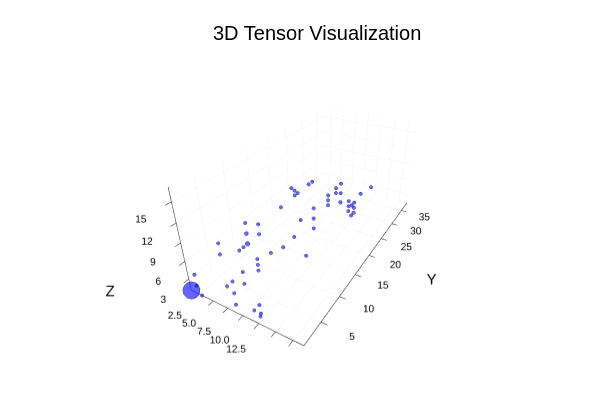

Notebook code cell kept with this figure:
### Code cell
plot_tensor(T)

### Figure 1 — Plotly figure (JSON) as saved in the notebook; plotly's stock layout.template omitted (floating-point values rounded to 4 significant figures)
{"data": [{"colorbar": {"len": 0.8657, "title": "", "x": 0.9934, "y": 0.5087}, "legendgroup": "y1", "marker": {"color": "rgba(0, 0, 255, 0.600)", "line": {"color": "rgba(0, 0, 0, 0.600)", "width": 1}, "size": 10, "symbol": "circle"}, "mode": "markers", "name": "y1", "scene": "scene", "showlegend": true, "type": "scatter3d", "x": [1], "xaxis": "x", "y": [1], "yaxis": "y", "z": [1], "zaxis": "z"}, {"colorbar": {"len": 0.8657, "title": "", "x": 0.9934, "y": 0.5087}, "legendgroup": "y1", "marker": {"color": "rgba(0, 0, 255, 0.600)", "line": {"color": "rgba(0, 0, 0, 0.600)", "width": 1}, "size": 2.006, "symbol": "circle"}, "mode": "markers", "name": "y1", "scene": "scene", "showlegend": false, "type": "scatter3d", "x": [3], "xaxis": "x", "y": [1], "yaxis": "y", "z": [1], "zaxis": "z"}, {"colorbar": {"len": 0.8657, "title": "", "x": 0.9934, "y": 0.5087}, "legendgroup": "y1", "marker": {"color": "rgba(0, 0, 255, 0.600)", "line": {"color": "rgba(0, 0, 0, 0.600)", "width": 1}, "size": 2.002, "symbol": "circle"}, "mode": "markers", "name": "y1", "scene": "scene", "showlegend": false, "type": "scatter3d", "x": [1], "xaxis": "x", "y": [2], "yaxis": "y", "z": [1], "zaxis": "z"}, {"colorbar": {"len": 0.8657, "title": "", "x": 0.9934, "y": 0.5087}, "legendgroup": "y1", "marker": {"color": "rgba(0, 0, 255, 0.600)", "line": {"color": "rgba(0, 0, 0, 0.600)", "width": 1}, "size": 2.022, "symbol": "circle"}, "mode": "markers", "name": "y1", "scene": "scene", "showlegend": false, "type": "scatter3d", "x": [8], "xaxis": "x", "y": [2], "yaxis": "y", "z": [1], "zaxis": "z"}, {"colorbar": {"len": 0.8657, "title": "", "x": 0.9934, "y": 0.5087}, "legendgroup": "y1", "marker": {"color": "rgba(0, 0, 255, 0.600)", "line": {"color": "rgba(0, 0, 0, 0.600)", "width": 1}, "size": 2.001, "symbol": "circle"}, "mode": "markers", "name": "y1", "scene": "scene", "showlegend": false, "type": "scatter3d", "x": [12], "xaxis": "x", "y": [2], "yaxis": "y", "z": [1], "zaxis": "z"}, {"colorbar": {"len": 0.8657, "title": "", "x": 0.9934, "y": 0.5087}, "legendgroup": "y1", "marker": {"color": "rgba(0, 0, 255, 0.600)", "line": {"color": "rgba(0, 0, 0, 0.600)", "width": 1}, "size": 2.007, "symbol": "circle"}, "mode": "markers", "name": "y1", "scene": "scene", "showlegend": false, "type": "scatter3d", "x": [1], "xaxis": "x", "y": [11], "yaxis": "y", "z": [1], "zaxis": "z"}, {"colorbar": {"len": 0.8657, "title": "", "x": 0.9934, "y": 0.5087}, "legendgroup": "y1", "marker": {"color": "rgba(0, 0, 255, 0.600)", "line": {"color": "rgba(0, 0, 0, 0.600)", "width": 1}, "size": 2.007, "symbol": "circle"}, "mode": "markers", "name": "y1", "scene": "scene", "showlegend": false, "type": "scatter3d", "x": [1], "xaxis": "x", "y": [12], "yaxis": "y", "z": [1], "zaxis": "z"}, {"colorbar": {"len": 0.8657, "title": "", "x": 0.9934, "y": 0.5087}, "legendgroup": "y1", "marker": {"color": "rgba(0, 0, 255, 0.600)", "line": {"color": "rgba(0, 0, 0, 0.600)", "width": 1}, "size": 2.725, "symbol": "circle"}, "mode": "markers", "name": "y1", "scene": "scene", "showlegend": false, "type": "scatter3d", "x": [1], "xaxis": "x", "y": [13], "yaxis": "y", "z": [1], "zaxis": "z"}, {"colorbar": {"len": 0.8657, "title": "", "x": 0.9934, "y": 0.5087}, "legendgroup": "y1", "marker": {"color": "rgba(0, 0, 255, 0.600)", "line": {"color": "rgba(0, 0, 0, 0.600)", "width": 1}, "size": 2.002, "symbol": "circle"}, "mode": "markers", "name": "y1", "scene": "scene", "showlegend": false, "type": "scatter3d", "x": [1], "xaxis": "x", "y": [16], "yaxis": "y", "z": [1], "zaxis": "z"}, {"colorbar": {"len": 0.8657, "title": "", "x": 0.9934, "y": 0.5087}, "legendgroup": "y1", "marker": {"color": "rgba(0, 0, 255, 0.600)", "line": {"color": "rgba(0, 0, 0, 0.600)", "width": 1}, "size": 2.01, "symbol": "circle"}, "mode": "markers", "name": "y1", "scene": "scene", "showlegend": false, "type": "scatter3d", "x": [8], "xaxis": "x", "y": [22], "yaxis": "y", "z": [1], "zaxis": "z"}, {"colorbar": {"len": 0.8657, "title": "", "x": 0.9934, "y": 0.5087}, "legendgroup": "y1", "marker": {"color": "rgba(0, 0, 255, 0.600)", "line": {"color": "rgba(0, 0, 0, 0.600)", "width": 1}, "size": 2.14, "symbol": "circle"}, "mode": "markers", "name": "y1", "scene": "scene", "showlegend": false, "type": "scatter3d", "x": [8], "xaxis": "x", "y": [32], "yaxis": "y", "z": [1], "zaxis": "z"}, {"colorbar": {"len": 0.8657, "title": "", "x": 0.9934, "y": 0.5087}, "legendgroup": "y1", "marker": {"color": "rgba(0, 0, 255, 0.600)", "line": {"color": "rgba(0, 0, 0, 0.600)", "width": 1}, "size": 2.0, "symbol": "circle"}, "mode": "markers", "name": "y1", "scene": "scene", "showlegend": false, "type": "scatter3d", "x": [12], "xaxis": "x", "y": [1], "yaxis": "y", "z": [3], "zaxis": "z"}, {"colorbar": {"len": 0.8657, "title": "", "x": 0.9934, "y": 0.5087}, "legendgroup": "y1", "marker": {"color": "rgba(0, 0, 255, 0.600)", "line": {"color": "rgba(0, 0, 0, 0.600)", "width": 1}, "size": 2.044, "symbol": "circle"}, "mode": "markers", "name": "y1", "scene": "scene", "showlegend": false, "type": "scatter3d", "x": [13], "xaxis": "x", "y": [1], "yaxis": "y", "z": [3], "zaxis": "z"}, {"colorbar": {"len": 0.8657, "title": "", "x": 0.9934, "y": 0.5087}, "legendgroup": "y1", "marker": {"color": "rgba(0, 0, 255, 0.600)", "line": {"color": "rgba(0, 0, 0, 0.600)", "width": 1}, "size": 2.075, "symbol": "circle"}, "mode": "markers", "name": "y1", "scene": "scene", "showlegend": false, "type": "scatter3d", "x": [1], "xaxis": "x", "y": [2], "yaxis": "y", "z": [3], "zaxis": "z"}, {"colorbar": {"len": 0.8657, "title": "", "x": 0.9934, "y": 0.5087}, "legendgroup": "y1", "marker": {"color": "rgba(0, 0, 255, 0.600)", "line": {"color": "rgba(0, 0, 0, 0.600)", "width": 1}, "size": 2.027, "symbol": "circle"}, "mode": "markers", "name": "y1", "scene": "scene", "showlegend": false, "type": "scatter3d", "x": [8], "xaxis": "x", "y": [2], "yaxis": "y", "z": [3], "zaxis": "z"}, {"colorbar": {"len": 0.8657, "title": "", "x": 0.9934, "y": 0.5087}, "legendgroup": "y1", "marker": {"color": "rgba(0, 0, 255, 0.600)", "line": {"color": "rgba(0, 0, 0, 0.600)", "width": 1}, "size": 2.002, "symbol": "circle"}, "mode": "markers", "name": "y1", "scene": "scene", "showlegend": false, "type": "scatter3d", "x": [12], "xaxis": "x", "y": [2], "yaxis": "y", "z": [3], "zaxis": "z"}, {"colorbar": {"len": 0.8657, "title": "", "x": 0.9934, "y": 0.5087}, "legendgroup": "y1", "marker": {"color": "rgba(0, 0, 255, 0.600)", "line": {"color": "rgba(0, 0, 0, 0.600)", "width": 1}, "size": 2.017, "symbol": "circle"}, "mode": "markers", "name": "y1", "scene": "scene", "showlegend": false, "type": "scatter3d", "x": [8], "xaxis": "x", "y": [4], "yaxis": "y", "z": [3], "zaxis": "z"}, {"colorbar": {"len": 0.8657, "title": "", "x": 0.9934, "y": 0.5087}, "legendgroup": "y1", "marker": {"color": "rgba(0, 0, 255, 0.600)", "line": {"color": "rgba(0, 0, 0, 0.600)", "width": 1}, "size": 2.005, "symbol": "circle"}, "mode": "markers", "name": "y1", "scene": "scene", "showlegend": false, "type": "scatter3d", "x": [1], "xaxis": "x", "y": [7], "yaxis": "y", "z": [3], "zaxis": "z"}, {"colorbar": {"len": 0.8657, "title": "", "x": 0.9934, "y": 0.5087}, "legendgroup": "y1", "marker": {"color": "rgba(0, 0, 255, 0.600)", "line": {"color": "rgba(0, 0, 0, 0.600)", "width": 1}, "size": 2.003, "symbol": "circle"}, "mode": "markers", "name": "y1", "scene": "scene", "showlegend": false, "type": "scatter3d", "x": [8], "xaxis": "x", "y": [7], "yaxis": "y", "z": [3], "zaxis": "z"}, {"colorbar": {"len": 0.8657, "title": "", "x": 0.9934, "y": 0.5087}, "legendgroup": "y1", "marker": {"color": "rgba(0, 0, 255, 0.600)", "line": {"color": "rgba(0, 0, 0, 0.600)", "width": 1}, "size": 2.299, "symbol": "circle"}, "mode": "markers", "name": "y1", "scene": "scene", "showlegend": false, "type": "scatter3d", "x": [1], "xaxis": "x", "y": [13], "yaxis": "y", "z": [3], "zaxis": "z"}, {"colorbar": {"len": 0.8657, "title": "", "x": 0.9934, "y": 0.5087}, "legendgroup": "y1", "marker": {"color": "rgba(0, 0, 255, 0.600)", "line": {"color": "rgba(0, 0, 0, 0.600)", "width": 1}, "size": 2.006, "symbol": "circle"}, "mode": "markers", "name": "y1", "scene": "scene", "showlegend": false, "type": "scatter3d", "x": [8], "xaxis": "x", "y": [13], "yaxis": "y", "z": [3], "zaxis": "z"}, {"colorbar": {"len": 0.8657, "title": "", "x": 0.9934, "y": 0.5087}, "legendgroup": "y1", "marker": {"color": "rgba(0, 0, 255, 0.600)", "line": {"color": "rgba(0, 0, 0, 0.600)", "width": 1}, "size": 2.003, "symbol": "circle"}, "mode": "markers", "name": "y1", "scene": "scene", "showlegend": false, "type": "scatter3d", "x": [12], "xaxis": "x", "y": [13], "yaxis": "y", "z": [3], "zaxis": "z"}, {"colorbar": {"len": 0.8657, "title": "", "x": 0.9934, "y": 0.5087}, "legendgroup": "y1", "marker": {"color": "rgba(0, 0, 255, 0.600)", "line": {"color": "rgba(0, 0, 0, 0.600)", "width": 1}, "size": 2.005, "symbol": "circle"}, "mode": "markers", "name": "y1", "scene": "scene", "showlegend": false, "type": "scatter3d", "x": [1], "xaxis": "x", "y": [16], "yaxis": "y", "z": [3], "zaxis": "z"}, {"colorbar": {"len": 0.8657, "title": "", "x": 0.9934, "y": 0.5087}, "legendgroup": "y1", "marker": {"color": "rgba(0, 0, 255, 0.600)", "line": {"color": "rgba(0, 0, 0, 0.600)", "width": 1}, "size": 2.0, "symbol": "circle"}, "mode": "markers", "name": "y1", "scene": "scene", "showlegend": false, "type": "scatter3d", "x": [8], "xaxis": "x", "y": [16], "yaxis": "y", "z": [3], "zaxis": "z"}, {"colorbar": {"len": 0.8657, "title": "", "x": 0.9934, "y": 0.5087}, "legendgroup": "y1", "marker": {"color": "rgba(0, 0, 255, 0.600)", "line": {"color": "rgba(0, 0, 0, 0.600)", "width": 1}, "size": 2.013, "symbol": "circle"}, "mode": "markers", "name": "y1", "scene": "scene", "showlegend": false, "type": "scatter3d", "x": [8], "xaxis": "x", "y": [22], "yaxis": "y", "z": [3], "zaxis": "z"}, {"colorbar": {"len": 0.8657, "title": "", "x": 0.9934, "y": 0.5087}, "legendgroup": "y1", "marker": {"color": "rgba(0, 0, 255, 0.600)", "line": {"color": "rgba(0, 0, 0, 0.600)", "width": 1}, "size": 2.004, "symbol": "circle"}, "mode": "markers", "name": "y1", "scene": "scene", "showlegend": false, "type": "scatter3d", "x": [13], "xaxis": "x", "y": [26], "yaxis": "y", "z": [3], "zaxis": "z"}, {"colorbar": {"len": 0.8657, "title": "", "x": 0.9934, "y": 0.5087}, "legendgroup": "y1", "marker": {"color": "rgba(0, 0, 255, 0.600)", "line": {"color": "rgba(0, 0, 0, 0.600)", "width": 1}, "size": 2.001, "symbol": "circle"}, "mode": "markers", "name": "y1", "scene": "scene", "showlegend": false, "type": "scatter3d", "x": [1], "xaxis": "x", "y": [27], "yaxis": "y", "z": [3], "zaxis": "z"}, {"colorbar": {"len": 0.8657, "title": "", "x": 0.9934, "y": 0.5087}, "legendgroup": "y1", "marker": {"color": "rgba(0, 0, 255, 0.600)", "line": {"color": "rgba(0, 0, 0, 0.600)", "width": 1}, "size": 2.006, "symbol": "circle"}, "mode": "markers", "name": "y1", "scene": "scene", "showlegend": false, "type": "scatter3d", "x": [8], "xaxis": "x", "y": [27], "yaxis": "y", "z": [3], "zaxis": "z"}, {"colorbar": {"len": 0.8657, "title": "", "x": 0.9934, "y": 0.5087}, "legendgroup": "y1", "marker": {"color": "rgba(0, 0, 255, 0.600)", "line": {"color": "rgba(0, 0, 0, 0.600)", "width": 1}, "size": 2.004, "symbol": "circle"}, "mode": "markers", "name": "y1", "scene": "scene", "showlegend": false, "type": "scatter3d", "x": [12], "xaxis": "x", "y": [27], "yaxis": "y", "z": [3], "zaxis": "z"}, {"colorbar": {"len": 0.8657, "title": "", "x": 0.9934, "y": 0.5087}, "legendgroup": "y1", "marker": {"color": "rgba(0, 0, 255, 0.600)", "line": {"color": "rgba(0, 0, 0, 0.600)", "width": 1}, "size": 2.002, "symbol": "circle"}, "mode": "markers", "name": "y1", "scene": "scene", "showlegend": false, "type": "scatter3d", "x": [13], "xaxis": "x", "y": [27], "yaxis": "y", "z": [3], "zaxis": "z"}, {"colorbar": {"len": 0.8657, "title": "", "x": 0.9934, "y": 0.5087}, "legendgroup": "y1", "marker": {"color": "rgba(0, 0, 255, 0.600)", "line": {"color": "rgba(0, 0, 0, 0.600)", "width": 1}, "size": 2.001, "symbol": "circle"}, "mode": "markers", "name": "y1", "scene": "scene", "showlegend": false, "type": "scatter3d", "x": [1], "xaxis": "x", "y": [28], "yaxis": "y", "z": [3], "zaxis": "z"}, {"colorbar": {"len": 0.8657, "title": "", "x": 0.9934, "y": 0.5087}, "legendgroup": "y1", "marker": {"color": "rgba(0, 0, 255, 0.600)", "line": {"color": "rgba(0, 0, 0, 0.600)", "width": 1}, "size": 2.0, "symbol": "circle"}, "mode": "markers", "name": "y1", "scene": "scene", "showlegend": false, "type": "scatter3d", "x": [1], "xaxis": "x", "y": [32], "yaxis": "y", "z": [3], "zaxis": "z"}, {"colorbar": {"len": 0.8657, "title": "", "x": 0.9934, "y": 0.5087}, "legendgroup": "y1", "marker": {"color": "rgba(0, 0, 255, 0.600)", "line": {"color": "rgba(0, 0, 0, 0.600)", "width": 1}, "size": 2.002, "symbol": "circle"}, "mode": "markers", "name": "y1", "scene": "scene", "showlegend": false, "type": "scatter3d", "x": [8], "xaxis": "x", "y": [32], "yaxis": "y", "z": [3], "zaxis": "z"}, {"colorbar": {"len": 0.8657, "title": "", "x": 0.9934, "y": 0.5087}, "legendgroup": "y1", "marker": {"color": "rgba(0, 0, 255, 0.600)", "line": {"color": "rgba(0, 0, 0, 0.600)", "width": 1}, "size": 2.005, "symbol": "circle"}, "mode": "markers", "name": "y1", "scene": "scene", "showlegend": false, "type": "scatter3d", "x": [12], "xaxis": "x", "y": [37], "yaxis": "y", "z": [3], "zaxis": "z"}, {"colorbar": {"len": 0.8657, "title": "", "x": 0.9934, "y": 0.5087}, "legendgroup": "y1", "marker": {"color": "rgba(0, 0, 255, 0.600)", "line": {"color": "rgba(0, 0, 0, 0.600)", "width": 1}, "size": 2.0, "symbol": "circle"}, "mode": "markers", "name": "y1", "scene": "scene", "showlegend": false, "type": "scatter3d", "x": [8], "xaxis": "x", "y": [7], "yaxis": "y", "z": [4], "zaxis": "z"}, {"colorbar": {"len": 0.8657, "title": "", "x": 0.9934, "y": 0.5087}, "legendgroup": "y1", "marker": {"color": "rgba(0, 0, 255, 0.600)", "line": {"color": "rgba(0, 0, 0, 0.600)", "width": 1}, "size": 2.002, "symbol": "circle"}, "mode": "markers", "name": "y1", "scene": "scene", "showlegend": false, "type": "scatter3d", "x": [8], "xaxis": "x", "y": [10], "yaxis": "y", "z": [4], "zaxis": "z"}, {"colorbar": {"len": 0.8657, "title": "", "x": 0.9934, "y": 0.5087}, "legendgroup": "y1", "marker": {"color": "rgba(0, 0, 255, 0.600)", "line": {"color": "rgba(0, 0, 0, 0.600)", "width": 1}, "size": 2, "symbol": "circle"}, "mode": "markers", "name": "y1", "scene": "scene", "showlegend": false, "type": "scatter3d", "x": [1], "xaxis": "x", "y": [27], "yaxis": "y", "z": [4], "zaxis": "z"}, {"colorbar": {"len": 0.8657, "title": "", "x": 0.9934, "y": 0.5087}, "legendgroup": "y1", "marker": {"color": "rgba(0, 0, 255, 0.600)", "line": {"color": "rgba(0, 0, 0, 0.600)", "width": 1}, "size": 2.003, "symbol": "circle"}, "mode": "markers", "name": "y1", "scene": "scene", "showlegend": false, "type": "scatter3d", "x": [8], "xaxis": "x", "y": [27], "yaxis": "y", "z": [4], "zaxis": "z"}, {"colorbar": {"len": 0.8657, "title": "", "x": 0.9934, "y": 0.5087}, "legendgroup": "y1", "marker": {"color": "rgba(0, 0, 255, 0.600)", "line": {"color": "rgba(0, 0, 0, 0.600)", "width": 1}, "size": 2.003, "symbol": "circle"}, "mode": "markers", "name": "y1", "scene": "scene", "showlegend": false, "type": "scatter3d", "x": [12], "xaxis": "x", "y": [27], "yaxis": "y", "z": [4], "zaxis": "z"}, {"colorbar": {"len": 0.8657, "title": "", "x": 0.9934, "y": 0.5087}, "legendgroup": "y1", "marker": {"color": "rgba(0, 0, 255, 0.600)", "line": {"color": "rgba(0, 0, 0, 0.600)", "width": 1}, "size": 2.002, "symbol": "circle"}, "mode": "markers", "name": "y1", "scene": "scene", "showlegend": false, "type": "scatter3d", "x": [13], "xaxis": "x", "y": [27], "yaxis": "y", "z": [4], "zaxis": "z"}, {"colorbar": {"len": 0.8657, "title": "", "x": 0.9934, "y": 0.5087}, "legendgroup": "y1", "marker": {"color": "rgba(0, 0, 255, 0.600)", "line": {"color": "rgba(0, 0, 0, 0.600)", "width": 1}, "size": 2.005, "symbol": "circle"}, "mode": "markers", "name": "y1", "scene": "scene", "showlegend": false, "type": "scatter3d", "x": [8], "xaxis": "x", "y": [30], "yaxis": "y", "z": [4], "zaxis": "z"}, {"colorbar": {"len": 0.8657, "title": "", "x": 0.9934, "y": 0.5087}, "legendgroup": "y1", "marker": {"color": "rgba(0, 0, 255, 0.600)", "line": {"color": "rgba(0, 0, 0, 0.600)", "width": 1}, "size": 2.002, "symbol": "circle"}, "mode": "markers", "name": "y1", "scene": "scene", "showlegend": false, "type": "scatter3d", "x": [12], "xaxis": "x", "y": [32], "yaxis": "y", "z": [4], "zaxis": "z"}, {"colorbar": {"len": 0.8657, "title": "", "x": 0.9934, "y": 0.5087}, "legendgroup": "y1", "marker": {"color": "rgba(0, 0, 255, 0.600)", "line": {"color": "rgba(0, 0, 0, 0.600)", "width": 1}, "size": 2.002, "symbol": "circle"}, "mode": "markers", "name": "y1", "scene": "scene", "showlegend": false, "type": "scatter3d", "x": [8], "xaxis": "x", "y": [1], "yaxis": "y", "z": [5], "zaxis": "z"}, {"colorbar": {"len": 0.8657, "title": "", "x": 0.9934, "y": 0.5087}, "legendgroup": "y1", "marker": {"color": "rgba(0, 0, 255, 0.600)", "line": {"color": "rgba(0, 0, 0, 0.600)", "width": 1}, "size": 2.0, "symbol": "circle"}, "mode": "markers", "name": "y1", "scene": "scene", "showlegend": false, "type": "scatter3d", "x": [8], "xaxis": "x", "y": [2], "yaxis": "y", "z": [5], "zaxis": "z"}, {"colorbar": {"len": 0.8657, "title": "", "x": 0.9934, "y": 0.5087}, "legendgroup": "y1", "marker": {"color": "rgba(0, 0, 255, 0.600)", "line": {"color": "rgba(0, 0, 0, 0.600)", "width": 1}, "size": 2.0, "symbol": "circle"}, "mode": "markers", "name": "y1", "scene": "scene", "showlegend": false, "type": "scatter3d", "x": [8], "xaxis": "x", "y": [4], "yaxis": "y", "z": [5], "zaxis": "z"}, {"colorbar": {"len": 0.8657, "title": "", "x": 0.9934, "y": 0.5087}, "legendgroup": "y1", "marker": {"color": "rgba(0, 0, 255, 0.600)", "line": {"color": "rgba(0, 0, 0, 0.600)", "width": 1}, "size": 2.0, "symbol": "circle"}, "mode": "markers", "name": "y1", "scene": "scene", "showlegend": false, "type": "scatter3d", "x": [1], "xaxis": "x", "y": [7], "yaxis": "y", "z": [5], "zaxis": "z"}, {"colorbar": {"len": 0.8657, "title": "", "x": 0.9934, "y": 0.5087}, "legendgroup": "y1", "marker": {"color": "rgba(0, 0, 255, 0.600)", "line": {"color": "rgba(0, 0, 0, 0.600)", "width": 1}, "size": 2.002, "symbol": "circle"}, "mode": "markers", "name": "y1", "scene": "scene", "showlegend": false, "type": "scatter3d", "x": [8], "xaxis": "x", "y": [7], "yaxis": "y", "z": [5], "zaxis": "z"}, {"colorbar": {"len": 0.8657, "title": "", "x": 0.9934, "y": 0.5087}, "legendgroup": "y1", "marker": {"color": "rgba(0, 0, 255, 0.600)", "line": {"color": "rgba(0, 0, 0, 0.600)", "width": 1}, "size": 2.001, "symbol": "circle"}, "mode": "markers", "name": "y1", "scene": "scene", "showlegend": false, "type": "scatter3d", "x": [1], "xaxis": "x", "y": [13], "yaxis": "y", "z": [5], "zaxis": "z"}, {"colorbar": {"len": 0.8657, "title": "", "x": 0.9934, "y": 0.5087}, "legendgroup": "y1", "marker": {"color": "rgba(0, 0, 255, 0.600)", "line": {"color": "rgba(0, 0, 0, 0.600)", "width": 1}, "size": 2.0, "symbol": "circle"}, "mode": "markers", "name": "y1", "scene": "scene", "showlegend": false, "type": "scatter3d", "x": [8], "xaxis": "x", "y": [18], "yaxis": "y", "z": [5], "zaxis": "z"}, {"colorbar": {"len": 0.8657, "title": "", "x": 0.9934, "y": 0.5087}, "legendgroup": "y1", "marker": {"color": "rgba(0, 0, 255, 0.600)", "line": {"color": "rgba(0, 0, 0, 0.600)", "width": 1}, "size": 2.018, "symbol": "circle"}, "mode": "markers", "name": "y1", "scene": "scene", "showlegend": false, "type": "scatter3d", "x": [8], "xaxis": "x", "y": [22], "yaxis": "y", "z": [5], "zaxis": "z"}, {"colorbar": {"len": 0.8657, "title": "", "x": 0.9934, "y": 0.5087}, "legendgroup": "y1", "marker": {"color": "rgba(0, 0, 255, 0.600)", "line": {"color": "rgba(0, 0, 0, 0.600)", "width": 1}, "size": 2.005, "symbol": "circle"}, "mode": "markers", "name": "y1", "scene": "scene", "showlegend": false, "type": "scatter3d", "x": [1], "xaxis": "x", "y": [26], "yaxis": "y", "z": [5], "zaxis": "z"}, {"colorbar": {"len": 0.8657, "title": "", "x": 0.9934, "y": 0.5087}, "legendgroup": "y1", "marker": {"color": "rgba(0, 0, 255, 0.600)", "line": {"color": "rgba(0, 0, 0, 0.600)", "width": 1}, "size": 2.003, "symbol": "circle"}, "mode": "markers", "name": "y1", "scene": "scene", "showlegend": false, "type": "scatter3d", "x": [13], "xaxis": "x", "y": [26], "yaxis": "y", "z": [5], "zaxis": "z"}, {"colorbar": {"len": 0.8657, "title": "", "x": 0.9934, "y": 0.5087}, "legendgroup": "y1", "marker": {"color": "rgba(0, 0, 255, 0.600)", "line": {"color": "rgba(0, 0, 0, 0.600)", "width": 1}, "size": 2.005, "symbol": "circle"}, "mode": "markers", "name": "y1", "scene": "scene", "showlegend": false, "type": "scatter3d", "x": [8], "xaxis": "x", "y": [27], "yaxis": "y", "z": [5], "zaxis": "z"}, {"colorbar": {"len": 0.8657, "title": "", "x": 0.9934, "y": 0.5087}, "legendgroup": "y1", "marker": {"color": "rgba(0, 0, 255, 0.600)", "line": {"color": "rgba(0, 0, 0, 0.600)", "width": 1}, "size": 2.005, "symbol": "circle"}, "mode": "markers", "name": "y1", "scene": "scene", "showlegend": false, "type": "scatter3d", "x": [12], "xaxis": "x", "y": [27], "yaxis": "y", "z": [5], "zaxis": "z"}, {"colorbar": {"len": 0.8657, "title": "", "x": 0.9934, "y": 0.5087}, "legendgroup": "y1", "marker": {"color": "rgba(0, 0, 255, 0.600)", "line": {"color": "rgba(0, 0, 0, 0.600)", "width": 1}, "size": 2.008, "symbol": "circle"}, "mode": "markers", "name": "y1", "scene": "scene", "showlegend": false, "type": "scatter3d", "x": [13], "xaxis": "x", "y": [27], "yaxis": "y", "z": [5], "zaxis": "z"}, {"colorbar": {"len": 0.8657, "title": "", "x": 0.9934, "y": 0.5087}, "legendgroup": "y1", "marker": {"color": "rgba(0, 0, 255, 0.600)", "line": {"color": "rgba(0, 0, 0, 0.600)", "width": 1}, "size": 2.006, "symbol": "circle"}, "mode": "markers", "name": "y1", "scene": "scene", "showlegend": false, "type": "scatter3d", "x": [3], "xaxis": "x", "y": [30], "yaxis": "y", "z": [5], "zaxis": "z"}, {"colorbar": {"len": 0.8657, "title": "", "x": 0.9934, "y": 0.5087}, "legendgroup": "y1", "marker": {"color": "rgba(0, 0, 255, 0.600)", "line": {"color": "rgba(0, 0, 0, 0.600)", "width": 1}, "size": 2.004, "symbol": "circle"}, "mode": "markers", "name": "y1", "scene": "scene", "showlegend": false, "type": "scatter3d", "x": [8], "xaxis": "x", "y": [30], "yaxis": "y", "z": [5], "zaxis": "z"}, {"colorbar": {"len": 0.8657, "title": "", "x": 0.9934, "y": 0.5087}, "legendgroup": "y1", "marker": {"color": "rgba(0, 0, 255, 0.600)", "line": {"color": "rgba(0, 0, 0, 0.600)", "width": 1}, "size": 2.005, "symbol": "circle"}, "mode": "markers", "name": "y1", "scene": "scene", "showlegend": false, "type": "scatter3d", "x": [8], "xaxis": "x", "y": [32], "yaxis": "y", "z": [5], "zaxis": "z"}, {"colorbar": {"len": 0.8657, "title": "", "x": 0.9934, "y": 0.5087}, "legendgroup": "y1", "marker": {"color": "rgba(0, 0, 255, 0.600)", "line": {"color": "rgba(0, 0, 0, 0.600)", "width": 1}, "size": 2.0, "symbol": "circle"}, "mode": "markers", "name": "y1", "scene": "scene", "showlegend": false, "type": "scatter3d", "x": [8], "xaxis": "x", "y": [13], "yaxis": "y", "z": [10], "zaxis": "z"}, {"colorbar": {"len": 0.8657, "title": "", "x": 0.9934, "y": 0.5087}, "legendgroup": "y2", "marker": {"color": "rgba(255, 255, 255, 0.000)", "line": {"color": "rgba(0, 0, 0, 0.000)", "width": 1}, "size": 0.2, "symbol": "circle"}, "mode": "markers", "name": "y2", "scene": "scene", "showlegend": true, "type": "scatter3d", "x": [1, 19], "xaxis": "x", "y": [1, 38], "yaxis": "y", "z": [1, 17], "zaxis": "z"}], "layout": {"annotations": [{"font": {"color": "rgba(0, 0, 0, 1.000)", "family": "sans-serif", "size": 20}, "rotation": 0, "showarrow": false, "text": "3D Tensor Visualization", "x": 0.5275, "xanchor": "center", "xref": "paper", "y": 1, "yanchor": "top", "yref": "paper"}], "height": 400, "margin": {"b": 20, "l": 0, "r": 0, "t": 20}, "paper_bgcolor": "rgba(255, 255, 255, 1.000)", "plot_bgcolor": "rgba(255, 255, 255, 1.000)", "scene": {"camera": {"eye": {"x": 1.126, "y": -1.95, "z": 1.3}, "projection": "orthographic"}, "domain": {"x": [0.06165, 0.9934], "y": [0.07581, 0.9415]}, "xaxis": {"gridcolor": "rgba(0, 0, 0, 0.100)", "gridwidth": 0.5, "linecolor": "rgba(0, 0, 0, 1.000)", "mirror": false, "range": [1, 19], "showgrid": true, "showline": true, "showticklabels": true, "tickangle": 0, "tickcolor": "rgb(0, 0, 0)", "tickfont": {"color": "rgba(0, 0, 0, 1.000)", "family": "sans-serif", "size": 11}, "tickmode": "array", "ticks": "inside", "ticktext": ["2.5", "5.0", "7.5", "10.0", "12.5", "15.0", "17.5"], "tickvals": [2.5, 5, 7.5, 10, 12.5, 15, 17.5], "title": "X", "titlefont": {"color": "rgba(0, 0, 0, 1.000)", "family": "sans-serif", "size": 15}, "type": "-", "visible": true, "zeroline": false, "zerolinecolor": "rgba(0, 0, 0, 1.000)"}, "yaxis": {"gridcolor": "rgba(0, 0, 0, 0.100)", "gridwidth": 0.5, "linecolor": "rgba(0, 0, 0, 1.000)", "mirror": false, "range": [1, 38], "showgrid": true, "showline": true, "showticklabels": true, "tickangle": 0, "tickcolor": "rgb(0, 0, 0)", "tickfont": {"color": "rgba(0, 0, 0, 1.000)", "family": "sans-serif", "size": 11}, "tickmode": "array", "ticks": "inside", "ticktext": ["5", "10", "15", "20", "25", "30", "35"], "tickvals": [5, 10, 15, 20, 25, 30, 35], "title": "Y", "titlefont": {"color": "rgba(0, 0, 0, 1.000)", "family": "sans-serif", "size": 15}, "type": "-", "visible": true, "zeroline": false, "zerolinecolor": "rgba(0, 0, 0, 1.000)"}, "zaxis": {"gridcolor": "rgba(0, 0, 0, 0.100)", "gridwidth": 0.5, "linecolor": "rgba(0, 0, 0, 1.000)", "mirror": false, "range": [1, 17], "showgrid": true, "showline": true, "showticklabels": true, "tickangle": 0, "tickcolor": "rgb(0, 0, 0)", "tickfont": {"color": "rgba(0, 0, 0, 1.000)", "family": "sans-serif", "size": 11}, "tickmode": "array", "ticks": "inside", "ticktext": ["3", "6", "9", "12", "15"], "tickvals": [3, 6, 9, 12, 15], "title": "Z", "titlefont": {"color": "rgba(0, 0, 0, 1.000)", "family": "sans-serif", "size": 15}, "type": "-", "visible": true, "zeroline": false, "zerolinecolor": "rgba(0, 0, 0, 1.000)"}}, "showlegend": false, "width": 600}}
